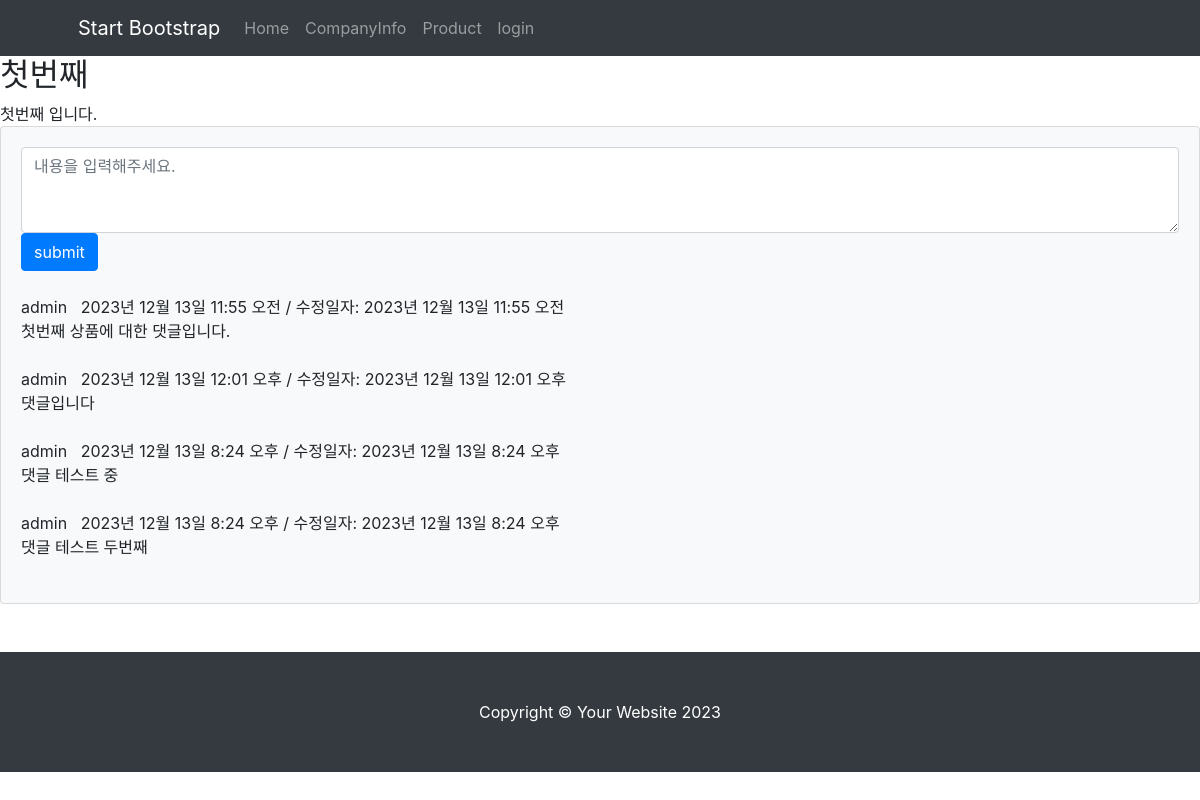
The page /mysite/8/ on the database as committed earlier.
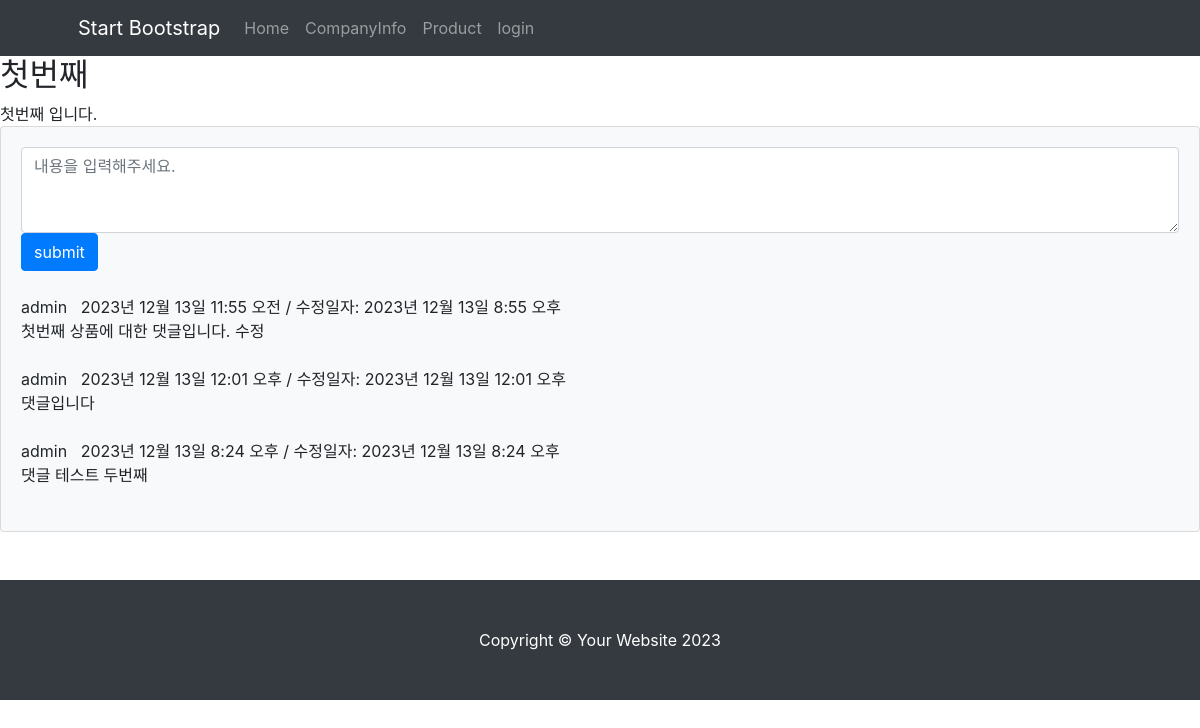
The same page on the database as committed later.
### mysite/models.py (models this page shows, shortened)
class MainContent(models.Model):
    title = models.CharField(max_length=200)
    content = models.TextField()
    main_image = models.ImageField(upload_to='mysite/images/%Y/%m/%d/', blank=True)
    pub_date = models.DateTimeField('date published')

class Comment(models.Model):
    author = models.ForeignKey(User, on_delete=models.CASCADE)
    content_list = models.ForeignKey(MainContent, on_delete=models.CASCADE)
    content = models.TextField()
    create_date = models.DateTimeField(auto_now_add=True)
    modify_date = models.DateTimeField(auto_now=True)

### mysite/views.py (the view)
# urls.py: path('<int:content_id>/', views.detail, name='detail'),
def detail(request, content_id):
    content_list = get_object_or_404(MainContent, pk=content_id)
    context = {'content_list': content_list}
    return render(request, 'mysite/content_detail.html', context)

### templates/mysite/content_detail.html (shortened to what this page needs)
{% extends 'pages/base.html' %}
{% block content %}
<h2>{{ content_list.title }}</h2>
<div>
    {{ content_list.content }}
</div>
<section class="mb-5">
    <div class="card bg-light">
        <div class="card-body">
            <form method="post" class="mb-4" action="{% url 'comment_create' content_list.id %}">
                <textarea id="content" name="content" class="form-control" rows="3" placeholder="내용을 입력해주세요."></textarea>
                <button type="submit" class="btn btn-primary">submit</button>
            </form>
            {% for comment in content_list.comment_set.all %}
            <div class="d-flex">
                <div class="ms-3">
                    <div class="fw-bold">{{ comment.author.username }} &nbsp {{ comment.create_date }}
                        {% if comment.create_date != comment.modify_date %}
                        / 수정일자: {{ comment.modify_date }}
                        {% endif %}
                    </div>
                    {{ comment.content }}
                </div>
            </div>
            <br/>
            {% endfor %}
        </div>
    </div>
</section>
{% endblock %}

### templates/pages/base.html (shortened to what this page needs)
<!DOCTYPE html>
{% load static %}
<html lang="ko">
<head>
    <link rel="stylesheet" type="text/css" href="{% static 'styles.css' %}">
    <link rel="stylesheet" type="text/css" href="{% static 'bootstrap.min.css' %}">
</head>
<body>
{% include "pages/navbar.html" %}
{% block content %}
{% endblock %}
{% include "pages/footer.html" %}
</body>
</html>

### templates/pages/navbar.html (shortened to what this page needs)
<nav class="navbar navbar-expand-lg navbar-dark bg-dark">
    <div class="container px-5">
        <a class="navbar-brand" href="#!">Start Bootstrap</a>
        <div class="collapse navbar-collapse" id="navbarSupportedContent">
            <ul class="navbar-nav ms-auto mb-2 mb-lg-0">
                <li class="nav-item"><a class="nav-link" href="/">Home</a></li>
                <li class="nav-item"><a class="nav-link" href="/company/">CompanyInfo</a></li>
                <li class="nav-item"><a class="nav-link" href="/mysite/">Product</a></li>
                {% if user.is_authenticated %}
                <li class="nav-item"><a class="nav-link" href="{% url 'accounts:logout' %}">{{ user.username }} (logout)</a></li>
                {% else %}
                <li class="nav-item"><a class="nav-link" href="{% url 'accounts:login' %}">login</a></li>
                {% endif %}
            </ul>
        </div>
    </div>
</nav>

### templates/pages/footer.html
<footer class="py-5 bg-dark">
    <div class="container px-4 px-lg-5"><p class="m-0 text-center text-white">Copyright &copy; Your Website 2023</p></div>
</footer>

Rows that differ between the two databases and show on the page:
removed Comment: author.username "admin", create_date "2023년 12월 13일 8:24 오후", modify_date "2023년 12월 13일 8:24 오후", content "댓글 테스트 중"
changed Comment "2023년 12월 13일 11:55 오전": modify_date "2023년 12월 13일 11:55 오전" → "2023년 12월 13일 8:55 오후"; content "첫번째 상품에 대한 댓글입니다." → "첫번째 상품에 대한 댓글입니다. 수정"
